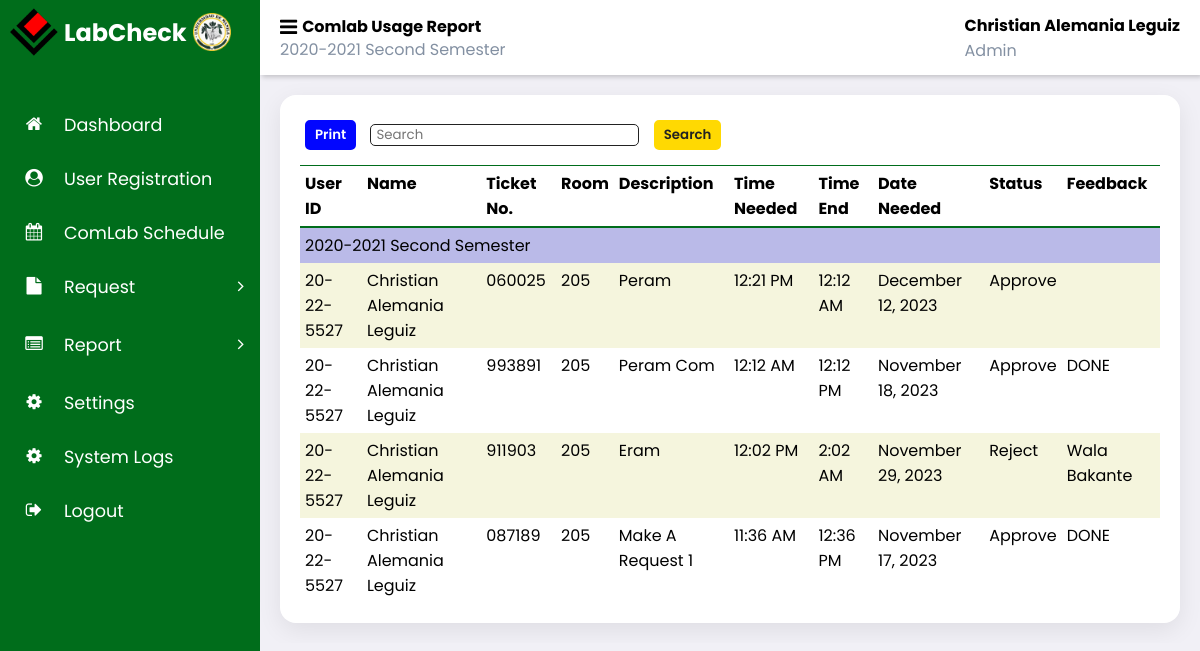
Before: /admin_labcheck/comlab_usage_report.php (signed in) with the older database file.
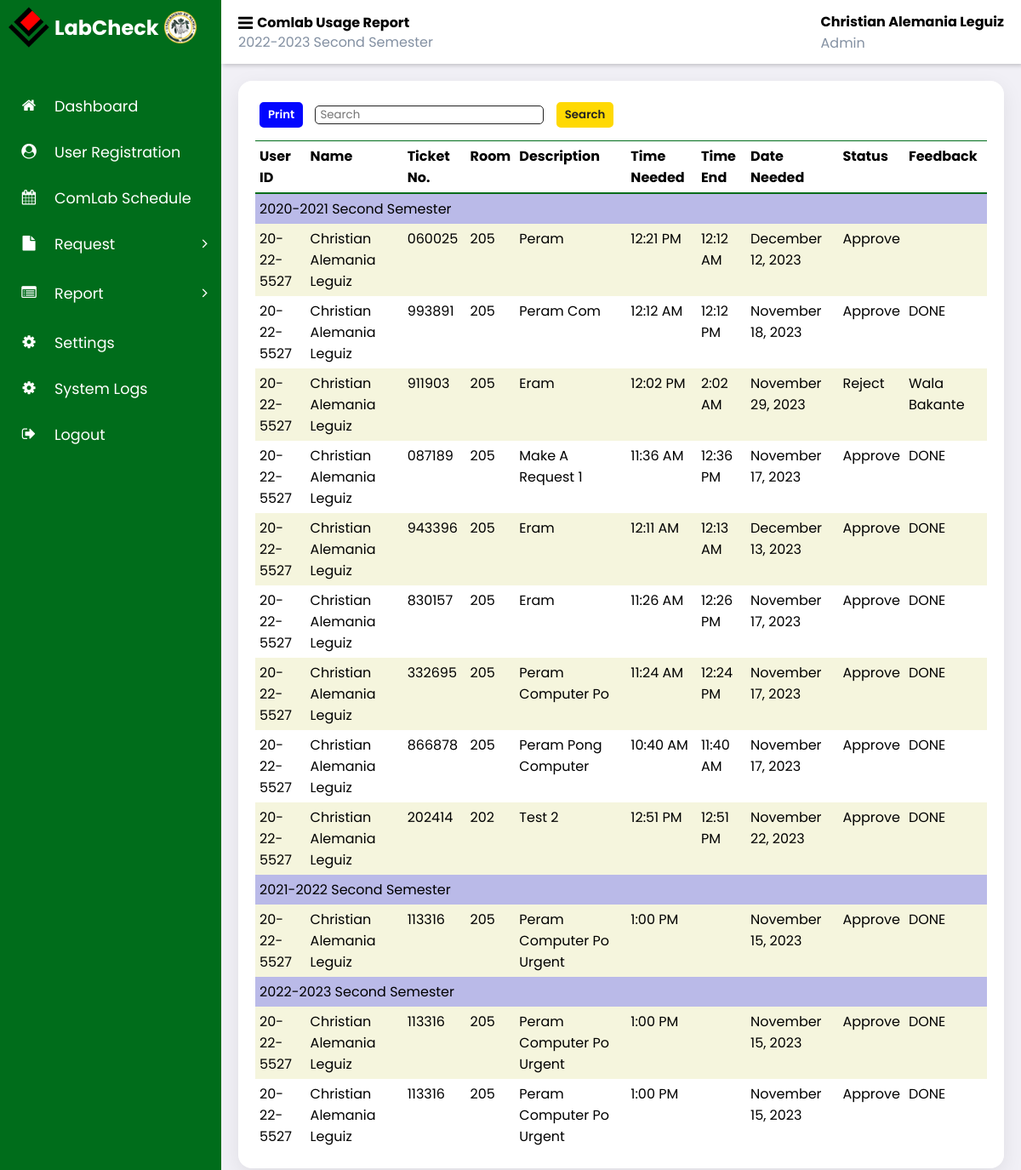
After: the same page with the newer database file.
### tables this page shows
CREATE TABLE `request` (
  `request_id` int(11) NOT NULL,
  `ticket_no` varchar(6) NOT NULL,
  `user_id` varchar(20) NOT NULL,
  `name` varchar(50) NOT NULL,
  `description` varchar(250) NOT NULL,
  `time` time NOT NULL,
  `time_end` time DEFAULT NULL,
  `date` date NOT NULL,
  `room_id` int(11) NOT NULL,
  `request_type` enum('comlab usage','repair','equipment') NOT NULL,
  `status` enum('pending','approve','reject','resolved') NOT NULL DEFAULT 'pending',
  `feedback` varchar(250) DEFAULT NULL,
  `school_year` varchar(20) NOT NULL,
  `semester` varchar(20) NOT NULL,
  `notify` tinyint(1) NOT NULL DEFAULT 0
);

### admin_labcheck/comlab_usage_report.php (the view, shortened to what this page needs)
<?php
    $page = "Comlab Usage Report";
    include '../partial/admin_sidebar.php';
    include '../partial/header.php';
    $requestType = "comlab usage";
    $status = "approve";
    $rejectStatus = "reject";
    try {
        require_once "../connection/database.php";
        $sql='SELECT r.request_id, r.ticket_no, r.name, r.user_id, r.description, r.time, r.time_end, r.date, r.room_id, r.status, r.feedback, r.school_year, r.semester
            FROM request r
            JOIN academic_year ay
            ON r.school_year = ay.school_year AND r.semester = ay.semester
            WHERE ay.status = 1
            AND r.request_type = ?
            AND (r.status = ? OR r.status = ?)
            ORDER BY r.school_year, r.semester, r.request_id DESC';
        $stmt = $conn->prepare($sql);
        $stmt->bind_param('sss', $requestType, $status, $rejectStatus);
        $stmt->execute();
        $result = $stmt->get_result();
    } catch (Exception $e) {
        die('Database error: ' . $e->getMessage());
    }
?>
<!DOCTYPE html>
<html>
<head>
    <link rel="stylesheet" type="text/css" href="print.css">
</head>
<body>
<div class="main-content">
    <main class="comlab-usage">
    <div class="print-search">
        <button id="printButton">Print</button>
        <input type="text" id="searchInput" placeholder="Search">
        <button id="searchButton">Search</button>
    </div>
    <div class="table-container">
        <div class="table-header">
            <table id="reportTable">
                <thead>
                    <tr>
                        <th>User ID</th>
                        <th>Name</th>
                        <th>Ticket No.</th>
                        <th>Room</th>
                        <th>Description</th>
                        <th>Time Needed</th>
                        <th>Time End</th>
                        <th>Date Needed</th>
                        <th>Status</th>
                        <th>Feedback</th>
                    </tr>
                </thead>
                <tbody>
                    <?php
                    $currentSchoolYear = '';
                    $currentSemester = '';
                    while ($row = $result->fetch_assoc()): ?>
                        <?php
                            $time = strtotime($row['time']);
                            $formattedTime = date("g:i A", $time);
                            $time_end = strtotime($row['time_end']);
                            $formattedEndTime = $time_end !== false ? date("g:i A", $time_end) : ' ';
                            $date = strtotime($row['date']);
                            $formattedDate = date("F j, Y ", $date);
                            $schoolYear = $row['school_year'];
                            $semester = $row['semester'];
                        ?>
                        <?php if ($currentSchoolYear != $schoolYear || $currentSemester != $semester): ?>
                            <tr>
                                <td data-cell="School Year and Semester" colspan="10" class="group-header">
                                        <?php echo $schoolYear. ' ' .$semester; ?>
                                </td>
                            </tr>
                            <?php
                            $currentSchoolYear = $schoolYear;
                            $currentSemester = $semester;
                        endif; ?>
                        <tr>
                        <td data-cell="User Id"><?php echo htmlspecialchars($row['user_id']); ?></td>
                        <td data-cell="Name"><?php echo htmlspecialchars(ucwords($row['name'])); ?></td>
                        <td data-cell="Ticket No"><?php echo htmlspecialchars($row['ticket_no']); ?></td>
                        <td data-cell="Room No"><?php echo htmlspecialchars($row['room_id']); ?></td>
                        <td data-cell="Description"><?php echo htmlspecialchars(ucwords($row['description'])); ?></td>
                        <td data-cell="Time Needed"><?php echo $formattedTime; ?></td>
                        <td data-cell="Time End"><?php echo $formattedEndTime; ?></td>
                        <td data-cell="Date Needed"><?php echo $formattedDate; ?></td>
                        <td data-cell="Status"><?php echo htmlspecialchars(ucwords($row['status'])); ?></td>
                        <td data-cell="Feedback"><?php echo htmlspecialchars(ucwords($row['feedback'])); ?></td>
                        </tr>
                    <?php endwhile; ?>
                </tbody>
            </table>
        </div>
    </div>
</main>
</div>
</body>
</html>

### partial/header.php (shortened to what this page needs)
<section id="content">
		<nav>
            <div>
				<div class="hamburger-row">
					<span class="fa fa-bars toggle-sidebar"></span>
					<h2 class="hamburger-text">
						<?=$page?>
					</h2>
				</div>
				<div class="acad-year">
				<?= $_SESSION['school_year']?> <?= $_SESSION['semester']?>
				</div>
            </div>
            <div>
				<div class="name-usertype">
					<h4>
						<?=$_SESSION['name']?>
					</h4>
					<small>Admin</small>
				</div>
			</div>
		</nav>

Changed rows visible on the page:
now on this page (row edited): request: user "20-22-5527", name "Christian Alemania Leguiz", ticket_no "943396", room "205", description "Eram", time "12:11 AM", time_end "12:13 AM", date "December 13, 2023", status "Approve", feedback "DONE"
now on this page (row edited): request: user "20-22-5527", name "Christian Alemania Leguiz", ticket_no "830157", room "205", description "Eram", time "11:26 AM", time_end "12:26 PM", date "November 17, 2023", status "Approve", feedback "DONE"
now on this page (row edited): request: user "20-22-5527", name "Christian Alemania Leguiz", ticket_no "332695", room "205", description "Peram Computer Po", time "11:24 AM", time_end "12:24 PM", date "November 17, 2023", status "Approve", feedback "DONE"
now on this page (row edited): request: user "20-22-5527", name "Christian Alemania Leguiz", ticket_no "866878", room "205", description "Peram Pong Computer", time "10:40 AM", time_end "11:40 AM", date "November 17, 2023", status "Approve", feedback "DONE"
now on this page (row edited): request: user "20-22-5527", name "Christian Alemania Leguiz", ticket_no "202414", room "202", description "Test 2", time "12:51 PM", time_end "12:51 PM", date "November 22, 2023", status "Approve", feedback "DONE"
now on this page (row edited): request: school_year "2021-2022", semester "Second Semester", user "20-22-5527", name "Christian Alemania Leguiz", ticket_no "113316", room "205", description "Peram Computer Po Urgent", time "1:00 PM", date "November 15, 2023", status "Approve", feedback "DONE"
now on this page (row edited): request: school_year "2022-2023", semester "Second Semester", user "20-22-5527", name "Christian Alemania Leguiz", ticket_no "113316", room "205", description "Peram Computer Po Urgent", time "1:00 PM", date "November 15, 2023", status "Approve", feedback "DONE"
now on this page (row edited): request: user "20-22-5527", name "Christian Alemania Leguiz", ticket_no "113316", room "205", description "Peram Computer Po Urgent", time "1:00 PM", date "November 15, 2023", status "Approve", feedback "DONE"
Other visible differences:
$_SESSION['school_year']: "2020-2021" → "2022-2023"
